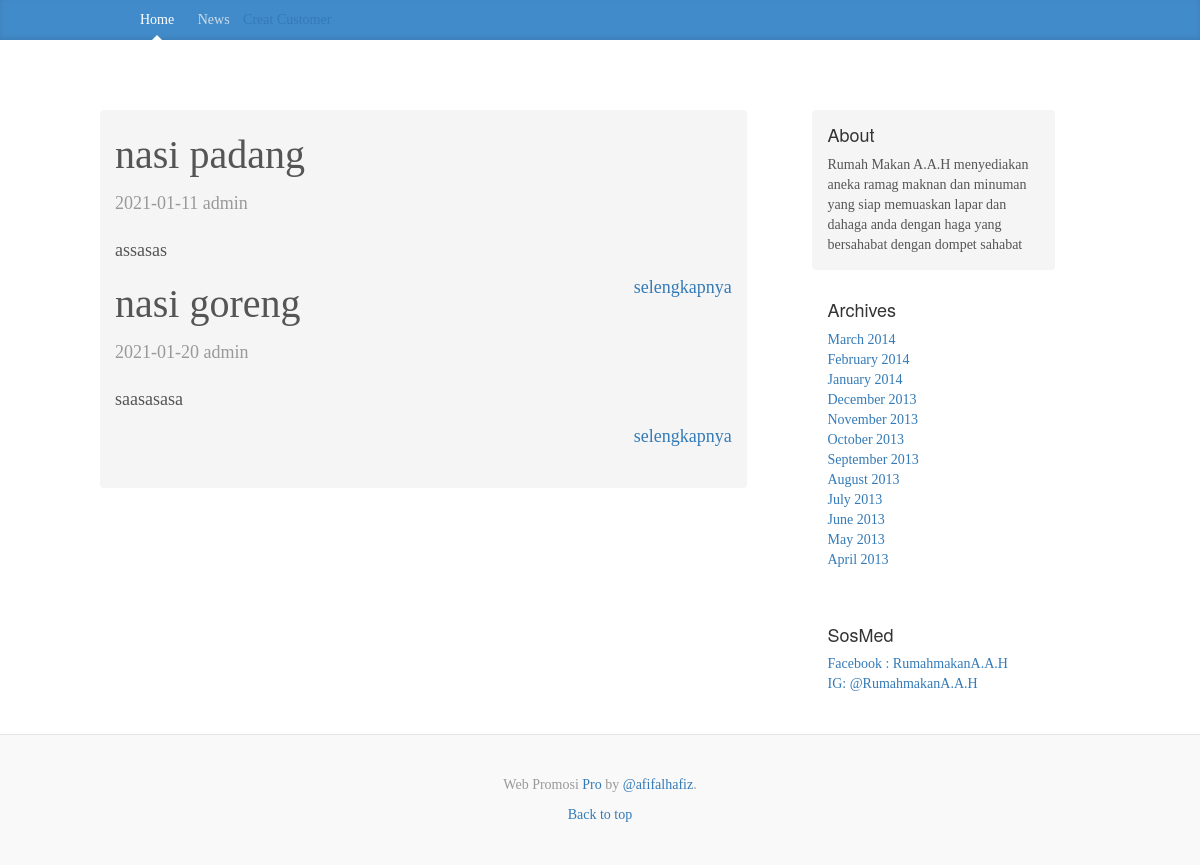
The page / on the database its author committed.
### tables this page shows
CREATE TABLE `post` (
  `id` int(11) NOT NULL,
  `judul` varchar(20) NOT NULL,
  `author` varchar(10) NOT NULL,
  `isi` text NOT NULL,
  `harga` int(11) NOT NULL,
  `diskon` int(10) NOT NULL,
  `tanggal` varchar(10) NOT NULL,
  `kategori` varchar(11) NOT NULL,
  `file` varchar(120) NOT NULL
);

### index.php (the view, shortened to what this page needs)
<!DOCTYPE html>
<html lang="en">
  <head>
    <link href="assets/css/bootstrap.min.css" rel="stylesheet">
    <link href="assets/css/blog.css" rel="stylesheet">
  </head>
  <body>
    <div class="blog-masthead">
      <div class="container">
        <nav class="blog-nav">
          <a class="blog-nav-item active" href="#">Home</a>
          <a class="blog-nav-item" href="#">News</a>
         <a href="tambah_pelanggan.php" aligen="right">Creat Customer</a>
        </nav>
      </div>
    </div>
    <div class="container">
      <div class="blog-header">
      </div>
      <div class="row">
       <?php
        if (isset($_GET['file'])) {
          $filename = $_GET['file'].'.php';
          if (file_exists($filename)) {
            include $filename;
          }else{
            echo"halaman tidak ada";
          }
        }else { ?>
          <div class="col-sm-8 blog-main sidebar-module sidebar-module-inset">
          <div class="blog-post">
             <?php
            require 'koneksi.php';
            $query = " SELECT * FROM post";
            $record =mysqli_query($koneksi, $query);
           ?>
           <?php  while($data= mysqli_fetch_array($record)) { ?>
            <p class="blog-post-title"><?php echo $data['judul'] ?></p>
            <p class="blog-post-meta"><?php echo $data['tanggal'] ?> <?php echo $data['author'] ?></p>
             <p> <?php echo $data['isi'] ?></p>
             <a href="?file=post&id=<?php echo $data['id']?>" class="pull-right"> selengkapnya</a>
            <?php } ?>
          </div>
        </div>
        <?php } ?>
        <div class="col-sm-3 col-sm-offset-1 blog-sidebar">
          <div class="sidebar-module sidebar-module-inset">
            <h4>About</h4>
            <p>Rumah Makan A.A.H menyediakan aneka ramag maknan dan minuman yang siap memuaskan lapar dan dahaga anda dengan haga yang bersahabat dengan dompet sahabat</p>
          </div>
          <div class="sidebar-module">
            <h4>Archives</h4>
            <ol class="list-unstyled">
              <li><a href="#">March 2014</a></li>
              <li><a href="#">February 2014</a></li>
              <li><a href="#">January 2014</a></li>
              <li><a href="#">December 2013</a></li>
              <li><a href="#">November 2013</a></li>
              <li><a href="#">October 2013</a></li>
              <li><a href="#">September 2013</a></li>
              <li><a href="#">August 2013</a></li>
              <li><a href="#">July 2013</a></li>
              <li><a href="#">June 2013</a></li>
              <li><a href="#">May 2013</a></li>
              <li><a href="#">April 2013</a></li>
            </ol>
          </div>
          <div class="sidebar-module">
            <h4>SosMed</h4>
            <ol class="list-unstyled">
              <li><a href="#">Facebook : RumahmakanA.A.H</a></li>
              <li><a href="#">IG: @RumahmakanA.A.H</a></li>
            </ol>
          </div>
        </div>
      </div>
    </div>
    <footer class="blog-footer">
      <p>Web Promosi <a href="http://getbootstrap.com">Pro</a> by <a href="https://twitter.com/mdo">@afifalhafiz</a>.</p>
      <p>
        <a href="#">Back to top</a>
      </p>
    </footer>
  </body>
</html>

### assets/css/blog.css (style rules this page uses)
body { font-family: Georgia, "Times New Roman", Times, serif; color: #555; }
h1, .h1, h2, .h2, h3, .h3, h4, .h4, h5, .h5, h6, .h6 { margin-top: 0; font-family: "Helvetica Neue", Helvetica, Arial, sans-serif; font-weight: normal; color: #333; }
@media (min-width: 1200px) { .container { width: 970px; } }
.blog-masthead { background-color: #428bca; -webkit-box-shadow: inset 0 -2px 5px rgba(0,0,0,.1); box-shadow: inset 0 -2px 5px rgba(0,0,0,.1); }
.blog-nav-item { position: relative; display: inline-block; padding: 10px; font-weight: 500; color: #cdddeb; }
.blog-nav .active { color: #fff; }
.blog-nav .active:after { position: absolute; bottom: 0; left: 50%; width: 0; height: 0; margin-left: -5px; vertical-align: middle; content: " "; border-right: 5px solid transparent; border-bottom: 5px solid; border-left: 5px solid transparent; }
.blog-header { padding-top: 20px; padding-bottom: 20px; }
.blog-main { font-size: 18px; line-height: 1.5; }
.sidebar-module { padding: 15px; margin: 0 -15px 15px; }
.sidebar-module-inset { padding: 15px; background-color: #f5f5f5; border-radius: 4px; }
.sidebar-module-inset p:last-child, .sidebar-module-inset ul:last-child, .sidebar-module-inset ol:last-child { margin-bottom: 0; }
.blog-post { margin-bottom: 60px; }
.blog-post-title { margin-bottom: 5px; font-size: 40px; }
.blog-post-meta { margin-bottom: 20px; color: #999; }
.blog-footer { padding: 40px 0; color: #999; text-align: center; background-color: #f9f9f9; border-top: 1px solid #e5e5e5; }
.blog-footer p:last-child { margin-bottom: 0; }

### rows shown on the page
post: judul "nasi padang", tanggal "2021-01-11", author "admin", isi "assasas"
post: judul "nasi goreng", tanggal "2021-01-20", author "admin", isi "saasasasa"
